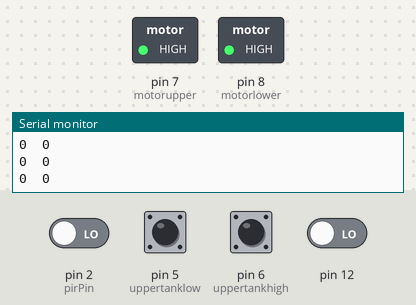
This sketch was run on a simulated Arduino Uno, built with avr-gcc and run on an emulated ATmega328P. On the bench: switched loads named in the sketch (green lamp = pin HIGH), the last lines printed to the serial monitor. Inputs (shaded band) come from the test bench; at power-on: pin 2 (pirPin), pin 5 (uppertanklow), pin 6 (uppertankhigh), pin 12 LOW.

Above: at 1.2 s.
1.3 s: pin 2 (pirPin) driven HIGH
At 2.2 s:
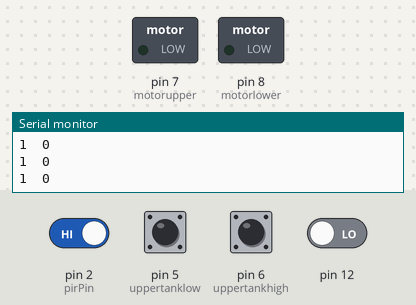
2.8 s: pin 2 (pirPin) driven LOW
At 3.5 s:
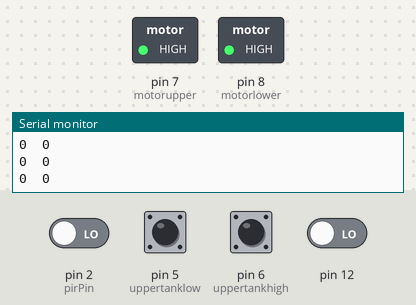
Timing chart, 0 to 5.8 s (numbered marks = the images above; inputs shaded):
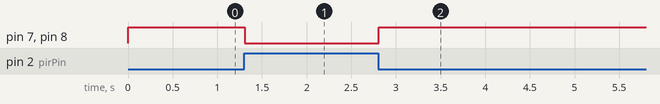

Measured:
- after the input at 1.3 s, pin 7 (motorupper), pin 8 (motorlower): HIGH → LOW at once
- after the input at 2.8 s, pin 7 (motorupper), pin 8 (motorlower): LOW → HIGH at once

The sketch:

watercurtain_ino.ino
```cpp
#define pirPin 2
#define lowertanklow 3
#define lowertankhigh 4
#define uppertanklow 5
#define uppertankhigh 6
#define motorupper 7
#define motorlower 8
int pir ;
int uptlow,upthigh;
void setup()
{
  pinMode(pirPin,INPUT);
  pinMode(uppertanklow,INPUT);
  pinMode(uppertankhigh,INPUT);
  pinMode(motorupper,OUTPUT);
  pinMode(motorlower,OUTPUT);
  pinMode(12,INPUT);
  Serial.begin(9600);
}
void loop()
{
  pir=digitalRead(pirPin);
  Serial.print(pir);
  Serial.print("\t");
  Serial.println(digitalRead(12));
  upthigh=digitalRead(uppertankhigh);
  uptlow=digitalRead(uppertanklow);


  if(pir==1){

   digitalWrite(motorupper,LOW);
    digitalWrite(motorlower,LOW);

  }
  else
  {


    digitalWrite(motorupper,HIGH);
    digitalWrite(motorlower,HIGH);

  }
}
```
